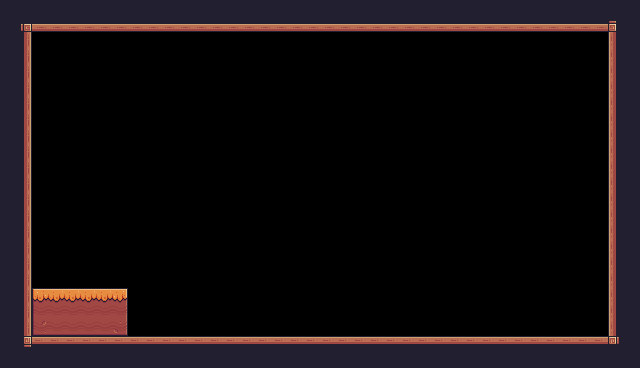

Tiled map render using the project's own tile images. Description and the whole map definition, tile-layer contents included, below:
An orthogonal 40x23 tile map with 16x16 px tiles, 1 tile layer (Background).

<map version="1.10" tiledversion="1.11.0" orientation="orthogonal" renderorder="right-down" width="40" height="23" tilewidth="16" tileheight="16" infinite="0" nextlayerid="2" nextobjectid="1">
 <tileset firstgid="1" source="Hidden Blade.tsx" />
 <layer id="1" name="Background" width="40" height="23">
  <data encoding="csv">
24,24,24,24,24,24,24,24,24,24,24,24,24,24,24,24,24,24,24,24,24,24,24,24,24,24,24,24,24,24,24,24,24,24,24,24,24,24,24,24,
24,92,134,134,134,134,134,134,134,134,134,134,134,134,134,134,134,134,134,134,134,134,134,134,134,134,134,134,134,134,134,134,134,134,134,134,134,134,93,24,
24,113,0,0,0,0,0,0,0,0,0,0,0,0,0,0,0,0,0,0,0,0,0,0,0,0,0,0,0,0,0,0,0,0,0,0,0,0,111,24,
24,113,0,0,0,0,0,0,0,0,0,0,0,0,0,0,0,0,0,0,0,0,0,0,0,0,0,0,0,0,0,0,0,0,0,0,0,0,111,24,
24,113,0,0,0,0,0,0,0,0,0,0,0,0,0,0,0,0,0,0,0,0,0,0,0,0,0,0,0,0,0,0,0,0,0,0,0,0,111,24,
24,113,0,0,0,0,0,0,0,0,0,0,0,0,0,0,0,0,0,0,0,0,0,0,0,0,0,0,0,0,0,0,0,0,0,0,0,0,111,24,
24,113,0,0,0,0,0,0,0,0,0,0,0,0,0,0,0,0,0,0,0,0,0,0,0,0,0,0,0,0,0,0,0,0,0,0,0,0,111,24,
24,113,0,0,0,0,0,0,0,0,0,0,0,0,0,0,0,0,0,0,0,0,0,0,0,0,0,0,0,0,0,0,0,0,0,0,0,0,111,24,
24,113,0,0,0,0,0,0,0,0,0,0,0,0,0,0,0,0,0,0,0,0,0,0,0,0,0,0,0,0,0,0,0,0,0,0,0,0,111,24,
24,113,0,0,0,0,0,0,0,0,0,0,0,0,0,0,0,0,0,0,0,0,0,0,0,0,0,0,0,0,0,0,0,0,0,0,0,0,111,24,
24,113,0,0,0,0,0,0,0,0,0,0,0,0,0,0,0,0,0,0,0,0,0,0,0,0,0,0,0,0,0,0,0,0,0,0,0,0,111,24,
24,113,0,0,0,0,0,0,0,0,0,0,0,0,0,0,0,0,0,0,0,0,0,0,0,0,0,0,0,0,0,0,0,0,0,0,0,0,111,24,
24,113,0,0,0,0,0,0,0,0,0,0,0,0,0,0,0,0,0,0,0,0,0,0,0,0,0,0,0,0,0,0,0,0,0,0,0,0,111,24,
24,113,0,0,0,0,0,0,0,0,0,0,0,0,0,0,0,0,0,0,0,0,0,0,0,0,0,0,0,0,0,0,0,0,0,0,0,0,111,24,
24,113,0,0,0,0,0,0,0,0,0,0,0,0,0,0,0,0,0,0,0,0,0,0,0,0,0,0,0,0,0,0,0,0,0,0,0,0,111,24,
24,113,0,0,0,0,0,0,0,0,0,0,0,0,0,0,0,0,0,0,0,0,0,0,0,0,0,0,0,0,0,0,0,0,0,0,0,0,111,24,
24,113,0,0,0,0,0,0,0,0,0,0,0,0,0,0,0,0,0,0,0,0,0,0,0,0,0,0,0,0,0,0,0,0,0,0,0,0,111,24,
24,113,0,0,0,0,0,0,0,0,0,0,0,0,0,0,0,0,0,0,0,0,0,0,0,0,0,0,0,0,0,0,0,0,0,0,0,0,111,24,
24,113,95,96,96,96,96,97,0,0,0,0,0,0,0,0,0,0,0,0,0,0,0,0,0,0,0,0,0,0,0,0,0,0,0,0,0,0,111,24,
24,113,117,118,118,118,118,119,0,0,0,0,0,0,0,0,0,0,0,0,0,0,0,0,0,0,0,0,0,0,0,0,0,0,0,0,0,0,111,24,
24,113,139,140,140,140,140,141,0,0,0,0,0,0,0,0,0,0,0,0,0,0,0,0,0,0,0,0,0,0,0,0,0,0,0,0,0,0,111,24,
24,114,90,90,90,90,90,90,90,90,90,90,90,90,90,90,90,90,90,90,90,90,90,90,90,90,90,90,90,90,90,90,90,90,90,90,90,90,115,24,
24,24,24,24,24,24,24,24,24,24,24,24,24,24,24,24,24,24,24,24,24,24,24,24,24,24,24,24,24,24,24,24,24,24,24,24,24,24,24,24
</data>
 </layer>
</map>
